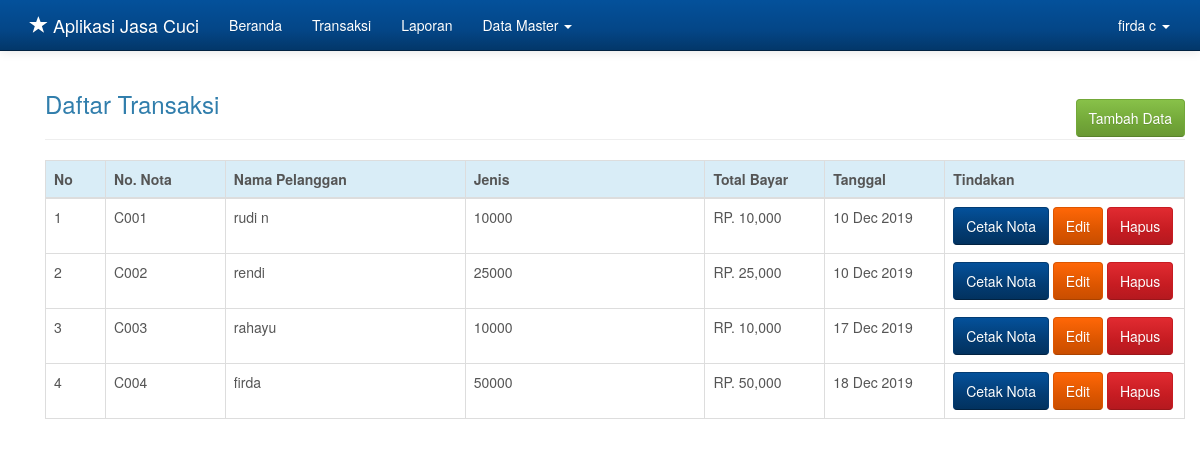
Page /admin.php?hlm=transaksi (signed in) on the committed database.
### tables this page shows
CREATE TABLE `transaksi` (
  `id_transaksi` int(10) NOT NULL,
  `no_nota` varchar(10) NOT NULL,
  `jenis` varchar(50) NOT NULL,
  `nama` varchar(50) NOT NULL,
  `bayar` int(10) NOT NULL,
  `kembali` int(10) NOT NULL,
  `total` int(10) NOT NULL,
  `tanggal` date NOT NULL,
  `id_user` tinyint(1) NOT NULL
);

### transaksi.php (the view)
<?php
if( empty( $_SESSION['id_user'] ) ){
	$_SESSION['err'] = '<strong>ERROR!</strong> Anda harus login terlebih dahulu.';
	header('Location: ./');
	die();
} else {
	if( isset( $_REQUEST['aksi'] )){
		$aksi = $_REQUEST['aksi'];
		switch($aksi){
			case 'baru':
				include 'transaksi_baru.php';
				break;
			case 'edit':
				include 'transaksi_edit.php';
				break;
			case 'hapus':
				include 'transaksi_hapus.php';
				break;
			case 'cetak':
				include 'cetak_nota.php';
				break;
		}
	} else {
		echo '
			<div class="container">
				<h3 style="margin-bottom: -20px;">Daftar Transaksi</h3>
					<a href="./admin.php?hlm=transaksi&aksi=baru" class="btn btn-success btn-s pull-right">Tambah Data</a>
				<br/><hr/>
				<table class="table table-bordered">
				 <thead>
				   <tr class="info">
					 <th width="5%">No</th>
					 <th width="10%">No. Nota</th>
					 <th width="20%">Nama Pelanggan</th>
					 <th width="20%">Jenis</th>
					 <th width="10%">Total Bayar</th>
					 <th width="10%">Tanggal</th>
					 <th width="20%">Tindakan</th>
				   </tr>
				 </thead>
				 <tbody>';
		 	$sql = mysqli_query($koneksi, "SELECT * FROM transaksi");
		 	if(mysqli_num_rows($sql) > 0){
		 		$no = 0;
				 while($row = mysqli_fetch_array($sql)){
	 				$no++;
	 			echo '
				   <tr>
					 <td>'.$no.'</td>
					 <td>'.$row['no_nota'].'</td>
					 <td>'.$row['nama'].'</td>
					 <td>'.$row['jenis'].'</td>
					 <td>RP. '.number_format($row['total']).'</td>
					 <td>'.date("d M Y", strtotime($row['tanggal'])).'</td>
					 <td>
					<script type="text/javascript" language="JavaScript">
					  	function konfirmasi(){
						  	tanya = confirm("Anda yakin akan menghapus data ini?");
						  	if (tanya == true) return true;
						  	else return false;
						}
					</script>
					<a href="?hlm=cetak&id_transaksi='.$row['id_transaksi'].'" class="btn btn-info btn-s" target="_blank">Cetak Nota</a>
					 <a href="?hlm=transaksi&aksi=edit&id_transaksi='.$row['id_transaksi'].'" class="btn btn-warning btn-s">Edit</a>
					 <a href="?hlm=transaksi&aksi=hapus&submit=yes&id_transaksi='.$row['id_transaksi'].'" onclick="return konfirmasi()" class="btn btn-danger btn-s">Hapus</a>
					 </td>';
				}
			} else {
				 echo '<td colspan="8"><center><p class="add">Tidak ada data untuk ditampilkan. <u><a href="?hlm=transaksi&aksi=baru">Tambah data baru</a></u> </p></center></td></tr>';
			}
			echo '
			 	</tbody>
			</table>
		</div>';
	}
}
?>

### admin.php (shortened to what this page needs)
<?php
if( empty( $_SESSION['id_user'] ) ){
	$_SESSION['err'] = '<strong>ERROR!</strong> Anda harus login terlebih dahulu.';
	header('Location: ./');
	die();
} else {
?>
<!DOCTYPE html>
<html lang="en">
  <head>
    <link href="css/bootstrap.css" rel="stylesheet">
	<link href="css/jquery-ui.min.css" rel="stylesheet">
  </head>
  <body>
    <?php include "menu.php"; ?>
    <div class="container">
	<?php
	if( isset($_REQUEST['hlm'] )){
		$hlm = $_REQUEST['hlm'];
		switch( $hlm ){
			case 'transaksi':
				include "transaksi.php";
				break;
		}
	}
	?>
    </div>
  </body>
</html>
<?php
}
?>

### menu.php (shortened to what this page needs)
<?php
    if( !empty( $_SESSION['id_user'] ) ){
?>
<div class="navbar navbar-inverse navbar-fixed-top" role="navigation">
  <div class="container">
	<div class="navbar-header">
	  <a class="navbar-brand" href=""><span class="glyphicon glyphicon-star"></span> Aplikasi Jasa Cuci</a>
	</div>
	<div class="navbar-collapse collapse">
	  <ul class="nav navbar-nav">
		<li><a href="./admin.php">Beranda</a></li>
		<li><a href="./admin.php?hlm=transaksi">Transaksi</a></li>
        <li><a href="?hlm=laporan">Laporan</a></li>
        <?php
        if( $_SESSION['level'] == 1 ){
        ?>
		<li class="dropdown">
		  <a href="#" class="dropdown-toggle" data-toggle="dropdown">Data Master <b class="caret"></b></a>
			<?php
			}
			?>
		</li>
	  </ul>
	  <ul class="nav navbar-nav navbar-right">
		<li class="dropdown">
		  <a href="#" class="dropdown-toggle" data-toggle="dropdown">
			<?php echo $_SESSION['nama']; ?> <b class="caret"></b>
		  </a>
		</li>
	  </ul>
	</div>
  </div>
</div>
<?php
} else {
	header("Location: ./");
	die();
}
?>

### admin.php (style rules this page uses)
body { min-height: 200px; padding-top: 70px; }

### rows in the picture
transaksi: no_nota "C001", nama "rudi n", jenis "10000", total "10,000", tanggal "10 Dec 2019"
transaksi: no_nota "C002", nama "rendi", jenis "25000", total "25,000", tanggal "10 Dec 2019"
transaksi: no_nota "C003", nama "rahayu", jenis "10000", total "10,000", tanggal "17 Dec 2019"
transaksi: no_nota "C004", nama "firda", jenis "50000", total "50,000", tanggal "18 Dec 2019"

### other values in the picture
$_SESSION['nama'] "firda c"
